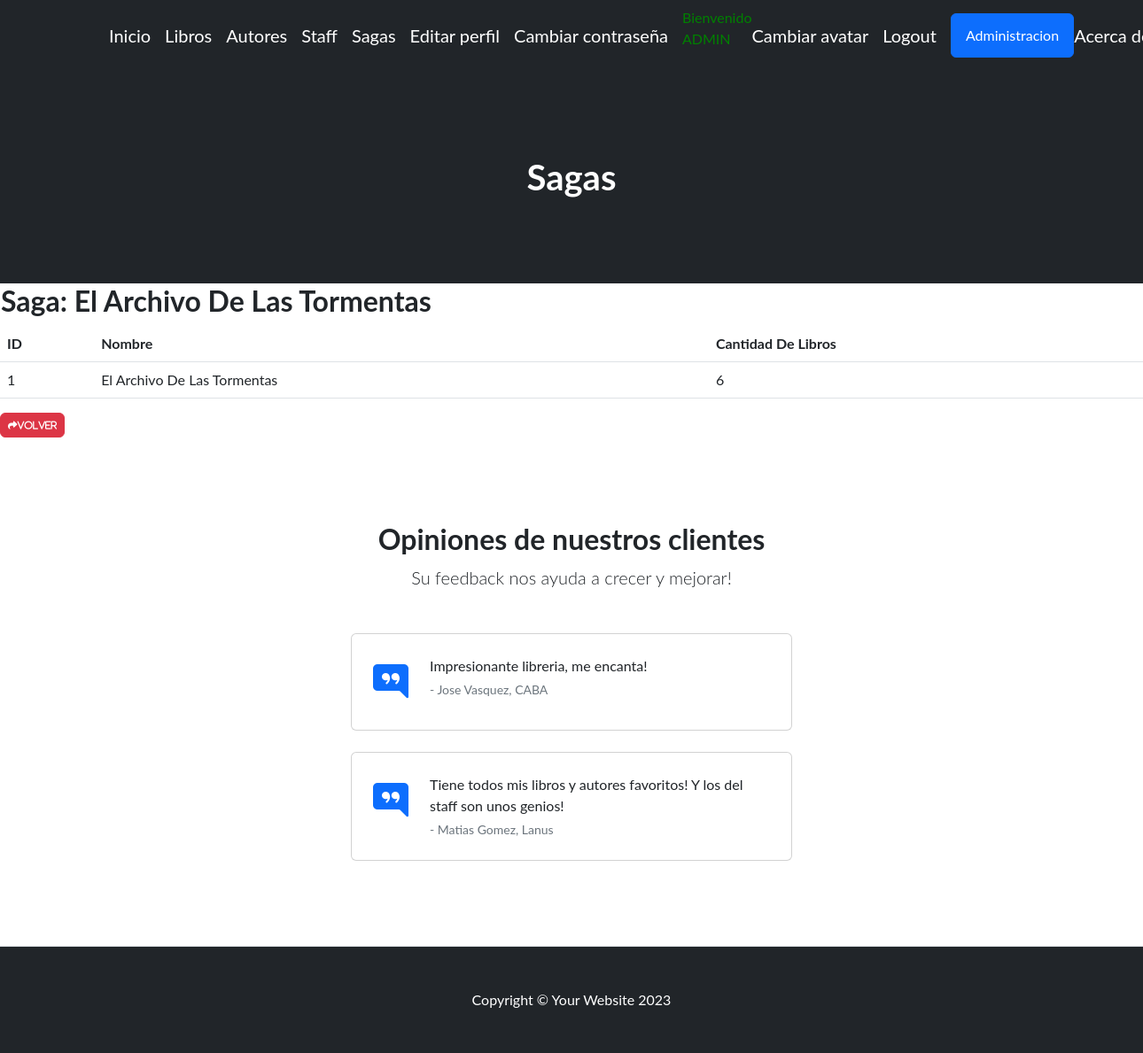
Page /miaplicacion/detail_saga/1/ (signed in) on the committed database.
### miaplicacion/models.py (models this page shows)
class Sagas(models.Model):
    nombre = models.CharField(max_length=50)
    cantidadDeLibros = models.IntegerField()
    def __str__(self):
        return f"{self.nombre}"

### miaplicacion/views.py (the view)
# urls.py: path('detail_saga/<int:pk>/', sagaDetail.as_view(), name="detail_saga"),
class sagaDetail(LoginRequiredMixin, DetailView):
    model = Sagas

### miaplicacion/templates/miaplicacion/sagas_detail.html (shortened to what this page needs)
{% extends 'miaplicacion/base.html' %}
{% load static %}
{% block cabecera %}Sagas{% endblock cabecera %}
{% block contenido %}
<table>
    <tr>
        <td><h2>Saga: {{object}}</h2></td>
    </tr>
</table>
<table class="table">
  <thead>
    <tr>
      <th>ID</th>
      <th>Nombre</th>
      <th>Cantidad De Libros</th>
    </tr>
  </thead>
  <tbody>
    <tr>
      <td>{{ object.id }}</td>
      <td>{{ object.nombre }}</td>
      <td>{{ object.cantidadDeLibros }}</td>
    </tr>
  </tbody>
</table>
<a
href="{% url 'Sagas' %}"
class="btn btn-danger"
style="--bs-btn-padding-y: .25rem; --bs-btn-padding-x: .5rem; --bs-btn-font-size: .75rem;"
><i class="fa fa-share fa-sm" title="List Back">Volver</i>
</a>
{% endblock contenido %}

### miaplicacion/templates/miaplicacion/base.html (shortened to what this page needs)
<!DOCTYPE html>
<html lang="en">
    <head>
        {% load static %}
        <link href="https://cdn.jsdelivr.net/npm/bootstrap-icons@1.4.1/font/bootstrap-icons.css" rel="stylesheet" />
        <link rel="stylesheet" href="https://cdnjs.cloudflare.com/ajax/libs/font-awesome/6.4.0/css/all.min.css">
        <link href="{% static 'miaplicacion/css/styles.css' %}" rel="stylesheet" />
    </head>
    <body>
        <nav class="navbar navbar-expand-lg navbar-dark bg-dark">
            <div class="container px-5">
                <a class="navbar-brand" href="{% url 'Inicio' %}">Inicio</a>
                {% if user.is_authenticated %}
                    <a class="navbar-brand" href="{% url 'Libros' %}">Libros</a>
                    <a class="navbar-brand" href="{% url 'Autores' %}">Autores</a>
                    <a class="navbar-brand" href="{% url 'Staff' %}">Staff</a>
                    <a class="navbar-brand" href="{% url 'Sagas' %}">Sagas</a>
                    <a class="navbar-brand" href="{% url 'editar_perfil' %}">Editar perfil</a>
                    <a class="navbar-brand" href="{% url 'editar_password' %}">Cambiar contraseña</a>
                    <p style="color:green">Bienvenido {{user.username|upper}}
                    <a class="navbar-brand" href="{% url 'agregar_avatar' %}">Cambiar avatar</a>
                    <a class="navbar-brand" href="{% url 'logout' %}">Logout</a>
                    <a class="btn btn-primary" href="{% url 'admin:index' %}">Administracion</a>
                {% else %}
                    <a class="btn btn-info" href="{% url 'login' %}">Login</a>
                    <a class="btn btn-info" href="{% url 'register' %}">Registrarse</a>
                {% endif %}
                <a class="navbar-brand" href="{% url 'acerca_de_mi' %}">Acerca de mi</a>
            </div>
        </nav>
        <header class="bg-dark py-5">
            <div class="container px-5">
                <div class="row gx-5 justify-content-center">
                    <div class="col-lg-6">
                        <div class="text-center my-5">
                            <h1 class="mb-5" style="color:white">
                                {% block cabecera %}{% endblock cabecera %}
                            </h1>
                        </div>
                    </div>
                </div>
            </div>
        </header>
        {% block contenido %}
        {% endblock contenido %}
        <section class="py-5 border-bottom">
            <div class="container px-5 my-5 px-5">
                <div class="text-center mb-5">
                    <h2 class="fw-bolder">Opiniones de nuestros clientes</h2>
                    <p class="lead mb-0">Su feedback nos ayuda a crecer y mejorar!</p>
                </div>
                <div class="row gx-5 justify-content-center">
                    <div class="col-lg-6">
                        <div class="card mb-4">
                            <div class="card-body p-4">
                                <div class="d-flex">
                                    <div class="flex-shrink-0"><i class="bi bi-chat-right-quote-fill text-primary fs-1"></i></div>
                                    <div class="ms-4">
                                        <p class="mb-1">Impresionante libreria, me encanta!</p>
                                        <div class="small text-muted">- Jose Vasquez, CABA</div>
                                    </div>
                                </div>
                            </div>
                        </div>
                        <div class="card">
                            <div class="card-body p-4">
                                <div class="d-flex">
                                    <div class="flex-shrink-0"><i class="bi bi-chat-right-quote-fill text-primary fs-1"></i></div>
                                    <div class="ms-4">
                                        <p class="mb-1">Tiene todos mis libros y autores favoritos! Y los del staff son unos genios!</p>
                                        <div class="small text-muted">- Matias Gomez, Lanus</div>
                                    </div>
                                </div>
                            </div>
                        </div>
                    </div>
                </div>
            </div>
        </section>
        <footer class="py-5 bg-dark">
            <div class="container px-5"><p class="m-0 text-center text-white">Copyright &copy; Your Website 2023</p></div>
        </footer>
    </body>
</html>

### rows in the picture
Sagas: nombre "El Archivo De Las Tormentas", id "1", cantidadDeLibros "6"

### other values in the picture
{{ user.username|upper }} "ADMIN"
